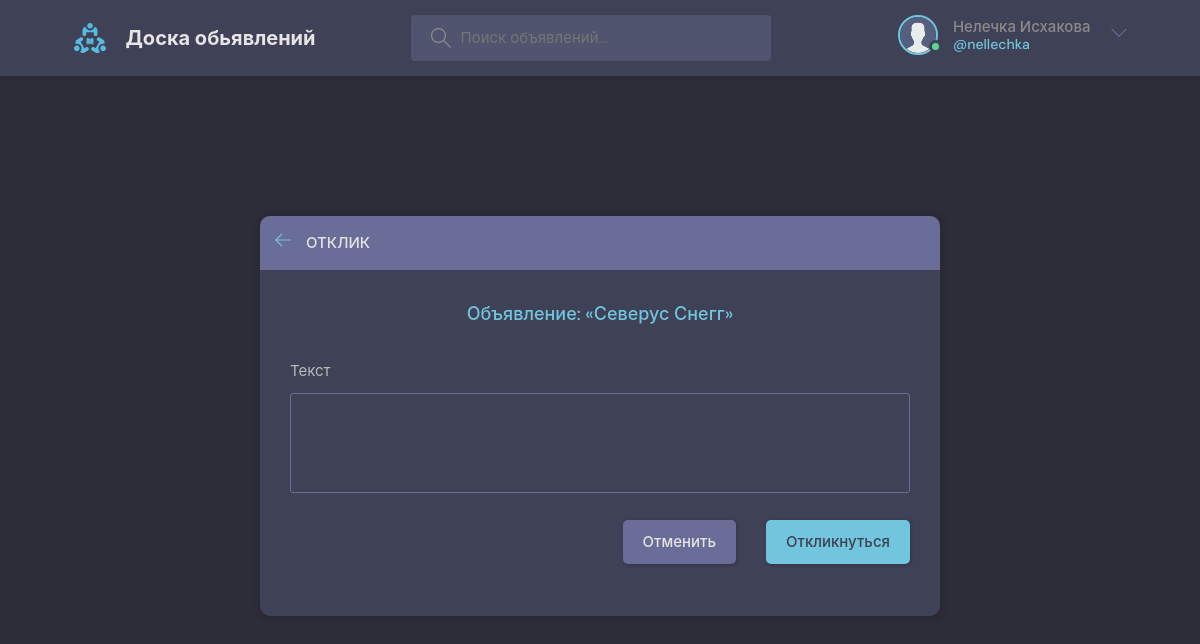
Page /follow/2 (signed in) on the committed database.
### board_app/models.py (models this page shows, shortened)
class User(AbstractUser):
    email = models.EmailField(null=True, unique=True)
    avatar = models.ImageField(null=True, default="avatar.svg")
    confirmation_code = models.CharField(max_length=6, default = '')
    USERNAME_FIELD = 'email'
    REQUIRED_FIELDS = ['username']

class Advertisement(models.Model):
    category = models.ForeignKey(Category, on_delete=models.CASCADE)
    user = models.ForeignKey(User, on_delete=models.CASCADE)
    title = models.CharField(max_length=128)
    description = models.TextField(null=True, blank = True)
    created_at = models.DateTimeField(auto_now_add=True)
    updated_at = models.DateTimeField(auto_now=True)
    img = models.ImageField(null=True, blank = True)
    img_thumb = models.ImageField(null=True, blank = True)
    video = models.FileField(null=True, blank = True)

### board_app/views.py (the view, shortened to what this page needs)
@login_required (login_url='board_app:login')
def follow(request, adv_id):
    form = MessageForm()
    adv = Advertisement.objects.get(id=adv_id)
    context = { 'form':form,
                'adv_title': adv.title,
    }
    return render (request, 'board/follow_form.html', context)

### board_app/forms.py
class MessageForm(ModelForm):
    class Meta:
        model = Message
        fields = ['text']

### board_app/templates/board/follow_form.html (shortened to what this page needs)
{% extends 'main.html' %}
{% block content %}
  <main class="create-room layout">
    <div class="container">
      <div class="layout__box">
        <div class="layout__boxHeader">
          <div class="layout__boxTitle">
            <a href="{% url 'board_app:home' %}">
              <svg version="1.1" xmlns="http://www.w3.org/2000/svg" width="32" height="32" viewBox="0 0 32 32">
                <title>arrow-left</title>
                <path
                  d="M13.723 2.286l-13.723 13.714 13.719 13.714 1.616-1.611-10.96-10.96h27.625v-2.286h-27.625l10.965-10.965-1.616-1.607z">
                </path>
              </svg>
            </a>
            <h3> Отклик </h3>
          </div>
        </div>
        <div class="layout__body">
       <h2 class="auth__tagline"> Объявление: «{{adv_title}}» </h2>
          <form class="form" action="#" method="POST">
            <div class="form__group">
              <label for="room_description">Текст</label>
              {{form.text}}
            </div>
            <div class="form__action">
              <a class="btn btn--dark" href="{% url 'board_app:home' %}">Отменить</a>
              <button class="btn btn--main" type="submit">Откликнуться</button>
            </div>
          </form>
        </div>
      </div>
    </div>
  </main>
{% endblock content %}

### templates/navbar.html (shortened to what this page needs)
{% load static %}
<header class="header header--loggedIn">
    <div class="container">
        <a href="{% url 'board_app:home' %}" class="header__logo">
        <img src="{% static 'images/logo.svg' %}" />
        <h1>Доска обьявлений</h1>
      </a>
      <form class="header__search" method="GET" action="{% url 'board_app:home' %}">
        <label>
          <input name="q" placeholder="Поиск объявлений..." />
        </label>
      </form>
      <nav class="header__menu">
        {% if request.user.is_authenticated %}
            <div class="header__user">
                <a href="{% url 'board_app:user-profile' request.user.id %}">
                  <div class="avatar avatar--medium active">
                   <img src="{{request.user.avatar.url}}" />
                    </div>
                    <p>{{ request.user.first_name }} {{ request.user.last_name }}
                        <span>@{{ request.user.username }}
                        </span>
                    </p>
                </a>
                <button class="dropdown-button">
                    <svg version="1.1" xmlns="http://www.w3.org/2000/svg" width="32" height="32" viewBox="0 0 32 32">
                    <title>chevron-down</title>
                    <path d="M16 21l-13-13h-3l16 16 16-16h-3l-13 13z"></path>
                    </svg>
                </button>
            </div>
        {% else %}
            <a href="{% url 'board_app:login' %}">
              <img src="{% static 'images/avatar.svg' %}" />
              <p>Войти</p>
            </a>
        {% endif %}
      </nav>
    </div>
  </header>

### rows in the picture
User: user.avatar (placeholder picture), user.first_name "Нелечка", user.last_name "Исхакова", user.username "nellechka"
Advertisement: title "Северус Снегг"
